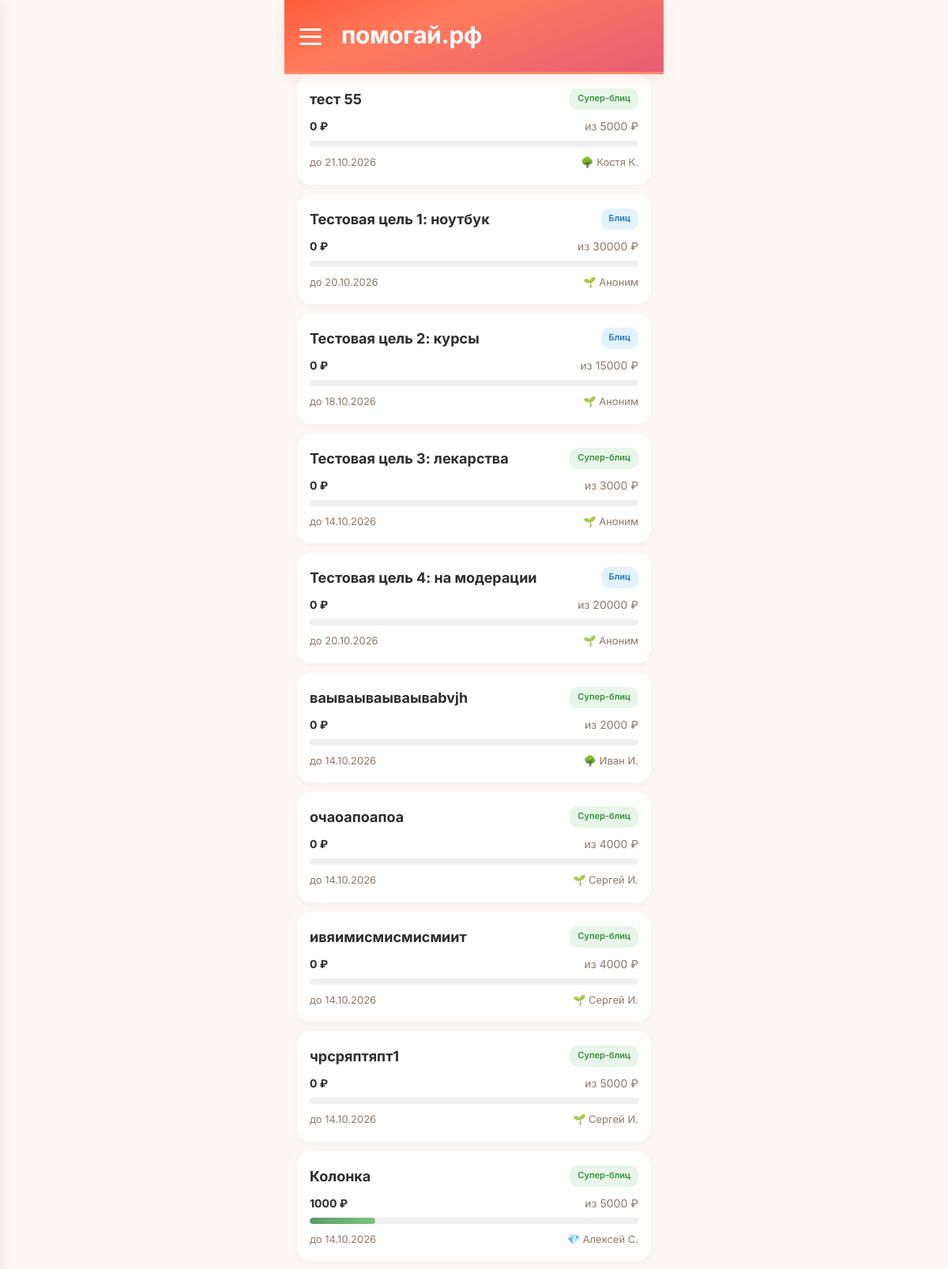
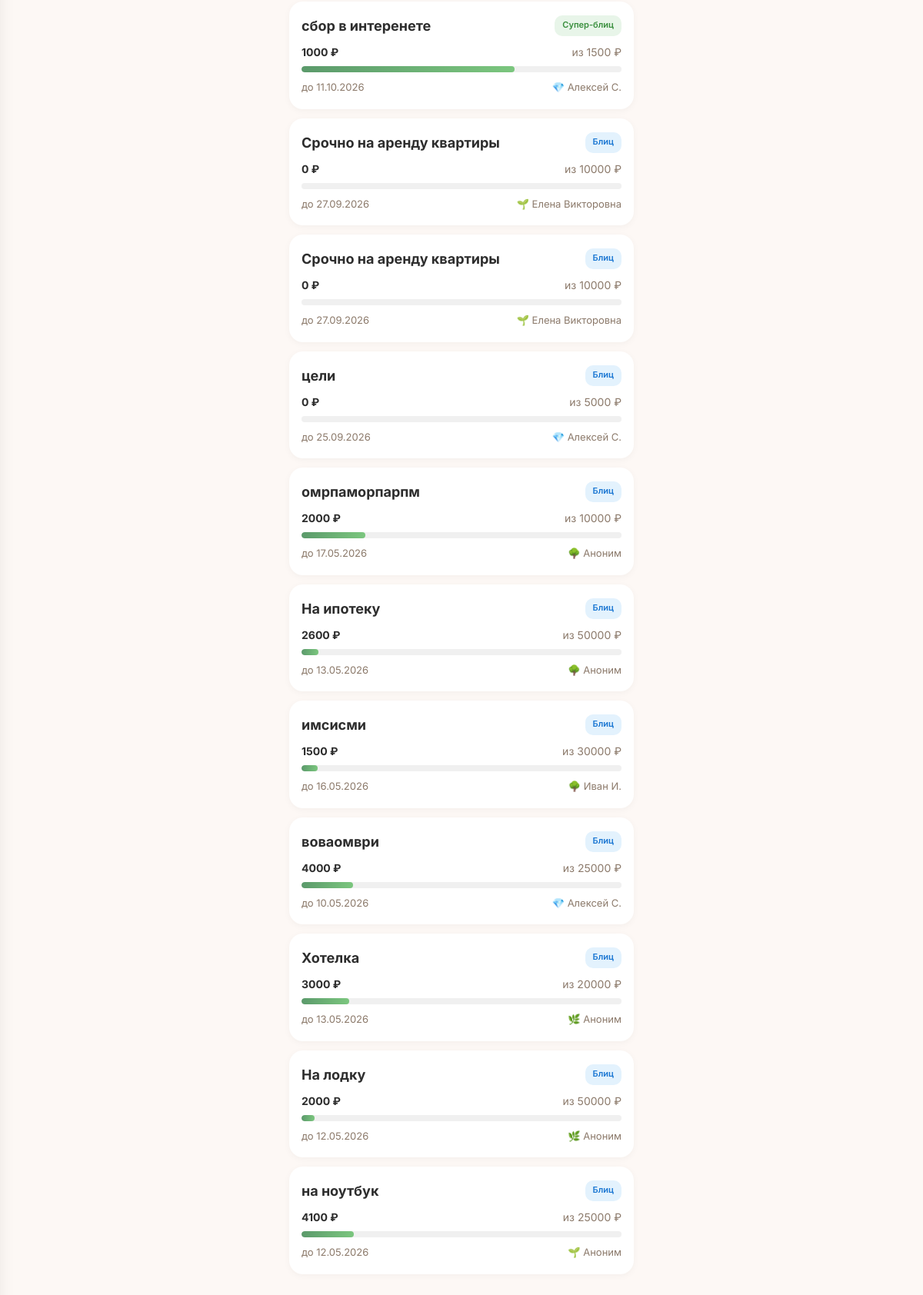
The app's page /goals, older data (2 pictures, top to bottom).
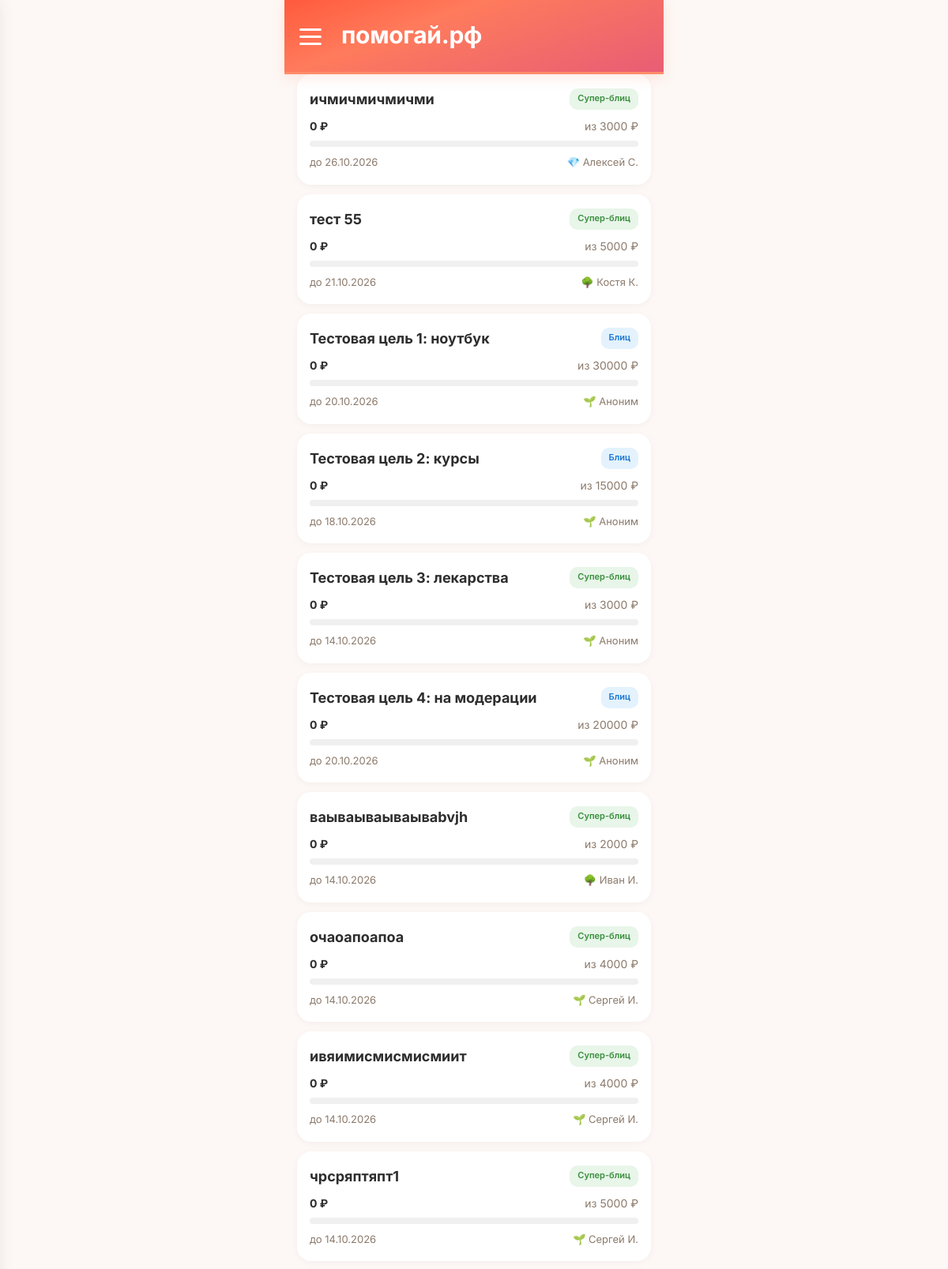
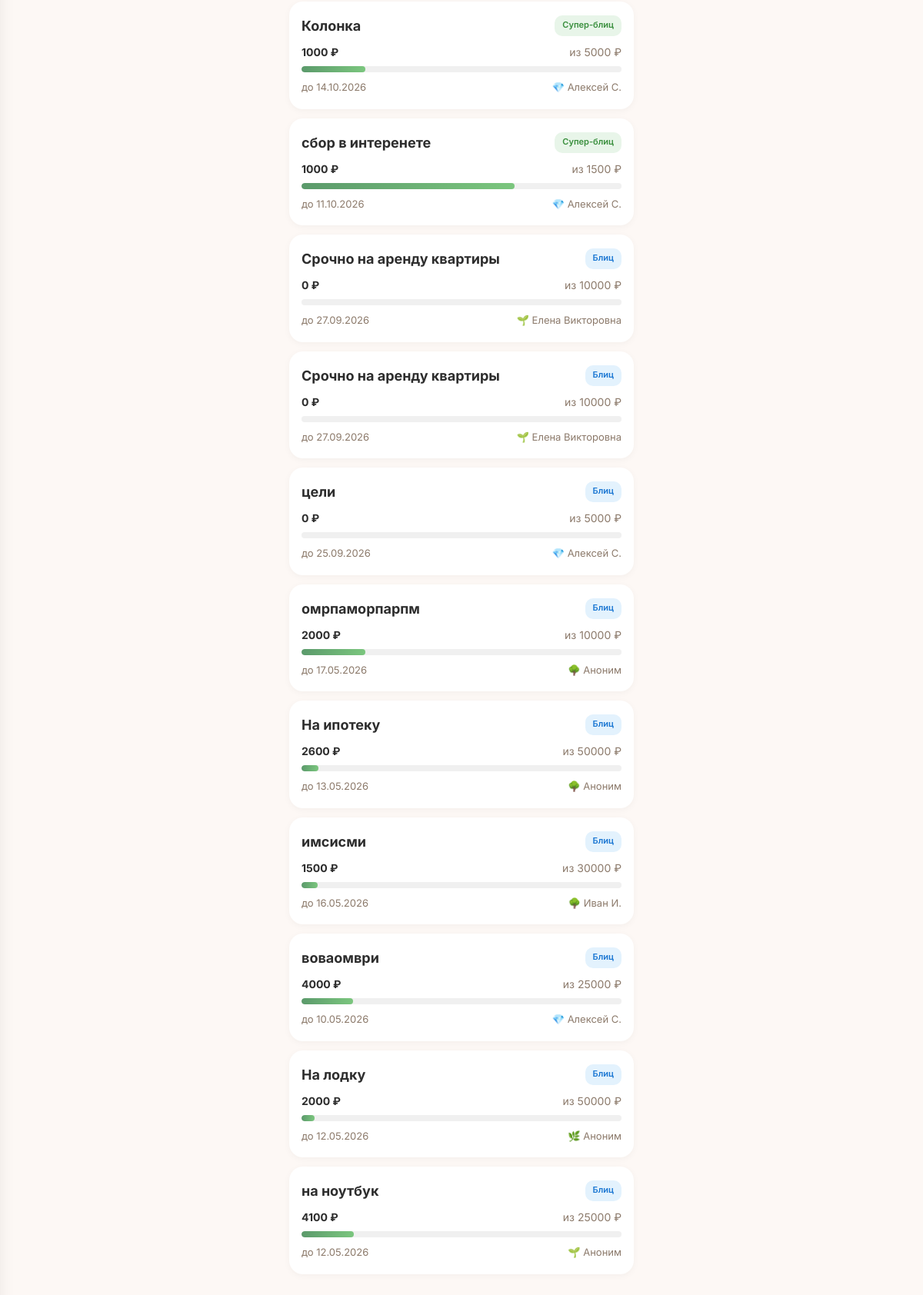
The same page, newer data (2 pictures, top to bottom).
### tables this page shows
CREATE TABLE "goals" (
        id INTEGER PRIMARY KEY AUTOINCREMENT,
        user_id INTEGER NOT NULL,
        type TEXT NOT NULL CHECK(type IN ('super_blitz','blitz','serious','urgent','group')),
        title TEXT NOT NULL,
        description TEXT NULL,
        photo_url TEXT NULL,
        amount_goal REAL NOT NULL,
        amount_collected REAL DEFAULT 0.00,
        ends_at TEXT NULL,
        status TEXT DEFAULT 'draft' CHECK(status IN ('draft','active','frozen','completed','failed','lightning_failed','hidden')),
        trial_ends_at TEXT NULL,
        subscription_active_until TEXT NULL,
        last_boosted_at TEXT NULL,
        is_lightning INTEGER DEFAULT 0,
        lightning_started_at TEXT NULL,
        moderation_status TEXT DEFAULT 'pending',
        completion_type TEXT DEFAULT 'organic',
        is_seed INTEGER DEFAULT 0,
        views_count INTEGER DEFAULT 0,
        views_24h INTEGER DEFAULT 0,
        donations_count INTEGER DEFAULT 0,
        donations_24h INTEGER DEFAULT 0,
        created_at TEXT DEFAULT (datetime('now')), photos TEXT, moderation_comment TEXT, moderated_at TEXT, moderated_by INTEGER, resubmission_count INTEGER DEFAULT 0, is_resubmission INTEGER DEFAULT 0, rejection_categories TEXT, hidden_by_ban INTEGER DEFAULT 0,
        FOREIGN KEY (user_id) REFERENCES users(id)
    );

CREATE TABLE users (
            id INTEGER PRIMARY KEY AUTOINCREMENT,
            phone TEXT UNIQUE NOT NULL,
            password_hash TEXT NOT NULL,
            email TEXT NULL,
            name TEXT NULL,
            avatar_url TEXT NULL,
            max_id TEXT NULL,
            vk_id TEXT NULL,
            fcm_token TEXT NULL,
            onboarding_passed INTEGER DEFAULT 0,
            rating REAL DEFAULT 0.0,
            rating_level TEXT DEFAULT 'novice',
            confirmations_total INTEGER DEFAULT 0,
            confirmations_approved INTEGER DEFAULT 0,
            confirmations_ignored INTEGER DEFAULT 0,
            donation_streak INTEGER DEFAULT 0,
            goals_helped_close INTEGER DEFAULT 0,
            total_helped_amount REAL DEFAULT 0.00,
            priority_days INTEGER DEFAULT 0,
            circles_of_care INTEGER DEFAULT 0,
            interest_weights TEXT DEFAULT NULL,
            eternal_donation_config TEXT DEFAULT NULL,
            yellow_card_until TEXT NULL,
            is_banned INTEGER DEFAULT 0,
            created_at TEXT DEFAULT (datetime('now'))
        , xp INTEGER DEFAULT 0, xp_level TEXT DEFAULT 'novice', streak_days INTEGER DEFAULT 0, last_action_date TEXT, ip_registered TEXT, author_badge TEXT, trust_score INTEGER DEFAULT 50, trust_level TEXT DEFAULT 'guest', is_admin INTEGER DEFAULT 0, profile_completed INTEGER DEFAULT 0, identity_verified INTEGER DEFAULT 0, city TEXT, region_code TEXT, region_name TEXT, birth_date TEXT, onboarding_step INTEGER DEFAULT 0, identity_verified_at TEXT, identity_doc_path TEXT, identity_selfie_path TEXT);

### main.py (the view)
@app.route('/goals')
def goals_list():
    db = get_db()
    months = ['января','февраля','марта','апреля','мая','июня','июля','августа','сентября','октября','ноября','декабря']
    goals = []
    for g in db.execute(
        "SELECT g.*, u.name as author_name, u.xp_level as author_level FROM goals g JOIN users u ON g.user_id = u.id WHERE g.status = 'active' ORDER BY g.created_at DESC LIMIT 50"
    ).fetchall():
        g = dict(g)
        try:
            parts = g['ends_at'][:10].split('-')
            d = int(parts[2])
            m = months[int(parts[1])-1]
            y = parts[0]
            g['ends_at_formatted'] = f'{d} {m} {y}'
        except:
            g['ends_at_formatted'] = g['ends_at'][:10]
        goals.append(g)
    user = get_current_user()
    return render_template('goals.html', goals=goals, user=user)

### main.py (called while the page is built, shortened)
def get_current_user():
    return None

def format_date_ru(date_str, with_time=True):
    if not date_str:
        return '—'
    try:
        s = str(date_str)
        if ' ' in s:
            date_part, time_part = s.split(' ', 1)
            y, m, d = date_part.split('-')
            time_part = time_part[:5]  # HH:MM
            if with_time:
                return f'{d}.{m}.{y} {time_part}'
            return f'{d}.{m}.{y}'
        else:
            parts = s[:10].split('-')
            if len(parts) == 3:
                y, m, d = parts
                return f'{d}.{m}.{y}'
    except Exception:
        pass
    return str(date_str)[:16]

### models.py (called while the page is built)
def _create_connection():
    conn = sqlite3.connect(DATABASE, timeout=30)
    conn.row_factory = sqlite3.Row
    conn.execute("PRAGMA journal_mode=WAL")
    conn.execute("PRAGMA synchronous=NORMAL")
    conn.execute("PRAGMA busy_timeout=30000")
    conn.execute("PRAGMA foreign_keys = ON")
    return conn

def get_db():
    try:
        from flask import g
        if not hasattr(g, '_database'):
            g._database = _create_connection()
        return g._database
    except (ImportError, RuntimeError):
        return _create_connection()

### templates/goals.html (shortened to what this page needs)
<!DOCTYPE html>
<html lang="ru">
<head>
    <link rel="stylesheet" href="/static/style.css?v=7">
</head>
<body>
    <div class="container">
        <div class="header">
            <div class="hamburger" id="hamburgerBtn" onclick="toggleMenu()">
                <span></span><span></span><span></span>
            </div>
            <div class="header-title">помогай.рф</div>
        </div>
        <div class="goals-list">
            {% if goals %}
                {% for goal in goals %}
                <a class="goal-card" href="/goal/{{ goal.id }}">
                    <div class="top">
                        <div class="title">{{ goal.title }}</div>
                        <span class="type-badge badge-{{ 'green' if goal.type == 'super_blitz' else 'blue' if goal.type == 'blitz' else 'purple' if goal.type == 'serious' else 'orange' if goal.type == 'urgent' else 'teal' }}">
                            {{ 'Супер-блиц' if goal.type == 'super_blitz' else 'Блиц' if goal.type == 'blitz' else 'Жизненный' if goal.type == 'serious' else 'Срочный' if goal.type == 'urgent' else 'Общий' if goal.type == 'group' else goal.type }}
                        </span>
                    </div>
                    <div class="amount-row">
                        <span class="collected">{{ "%.0f"|format(goal.amount_collected) }} ₽</span>
                        <span>из {{ "%.0f"|format(goal.amount_goal) }} ₽</span>
                    </div>
                    <div class="progress-bar">
                        <div class="progress-fill" style="width: {{ (goal.amount_collected / goal.amount_goal * 100) if goal.amount_goal > 0 else 0 }}%"></div>
                    </div>
                    <div class="meta">
                        <span>до {{ goal.ends_at[:10] | date_ru if goal.ends_at else '—' }}</span>
                        <span>
                {% if goal.author_level == 'novice' %}🌱
                {% elif goal.author_level == 'member' %}🌿
                {% elif goal.author_level == 'reliable' %}🌳
                {% elif goal.author_level == 'pillar' %}💎
                {% elif goal.author_level == 'hero' %}⭐
                {% elif goal.author_level == 'legend' %}👑
                {% else %}👤{% endif %}
                {{ goal.author_name or 'Аноним' }}
            </span>
                    </div>
                </a>
                {% endfor %}
            {% else %}
                <div class="empty-state"><h2>Пока нет целей</h2><p>Станьте первым — создайте сбор</p></div>
            {% endif %}
        </div>
    </div>
</body>
</html>

Row changes from the older to the newer data that the page shows:
no longer on this page (row edited): goals: title "Хотелка", type "Блиц", amount_collected "3000", amount_goal "20000", ends_at "13.05.2026", author_name "Аноним"
added goals: title "ичмичмичмичми", type "Супер-блиц", amount_collected "0", amount_goal "3000", ends_at "26.10.2026", name "Алексей С."
